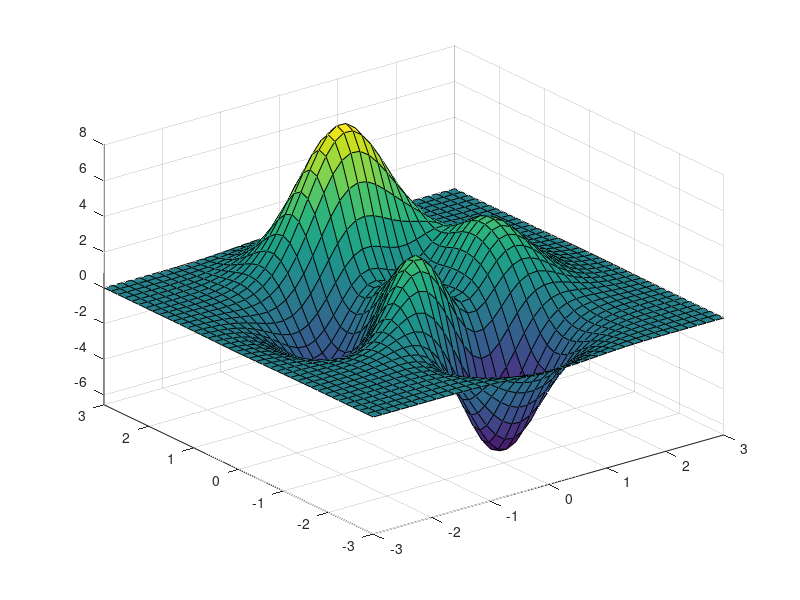

Reproduce this figure in MATLAB. (Note: this script raises an error after producing the figure.)
% ANIM_DEMO Demonstration of how to make a FLC movie in Matlab/UNIX
% using ANIM_FRAME and ANIM_MAKE.  
%
% The technique is to grab each frame exactly as it appears in the
% figure window using GETFRAME (a.k.a. CAPTURE) to get the image,
% and then using IMWRITE to output the image to a file.  These images
% are then assembled into a FLC format animation using the Unix program
% "ppm2fli".  Since IMWRITE doesn't write out the PPM images that 
% "ppm2fli" natively uses, we use the '-f ' option in ppm2fli and supply
%  the name of a pcx to ppm conversion routine "pcxtoppm" and "convert"
%  are popular free programs that build easily on nearly all UNIX platforms
%  as the filter (or conversion) program. See ANIM_MAKE.m for details
%  about where to get these UNIX programs. 
%
% To run ANIM_DEMO, you need PPM2FLI installed and in your UNIX path, 
% available at:  http://vento.pi.tu-berlin.du/ppm2fli/main.html
% 
% You also need a PCX to PPM conversion tool installed.  See ANIM_MAKE.m
% for details.
 
% Rich Signell (rsignell@usgs.gov)
% 

peaks(40);
[ax,el]=view;

for i=1:9
  view(ax,el+i*2);

% STEP 1. Make each frame with ANIM_FRAME
  anim_frame('peaks',i);

end

% STEP 2. Make the frames into a FLC with ANIM_MAKE
anim_make
